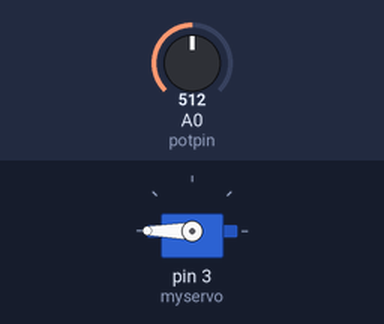
Recording of a sketch running on a simulated Arduino Uno, built with avr-gcc and run on an emulated ATmega328P. On the bench: servo. The inputs (shaded band) are chosen by the test bench; at power-on: A0 (potpin) = 512.

Above: at 1.2 s.
1.3 s: A0 (potpin) set to 306
At 2.2 s:
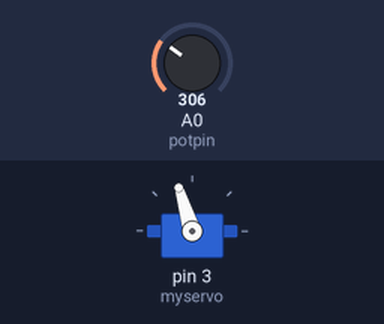
2.8 s: A0 (potpin) set to 122
At 3.1 s:
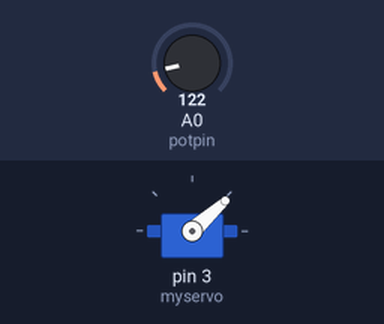
4.3 s: A0 (potpin) set to 0
At 5.5 s:
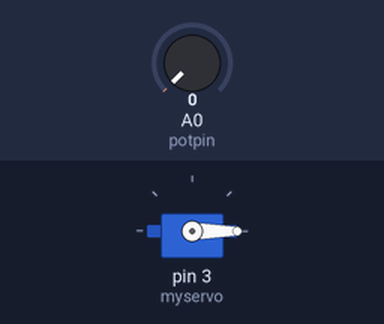
5.8 s: A0 (potpin) set to 511
At 6.6 s:
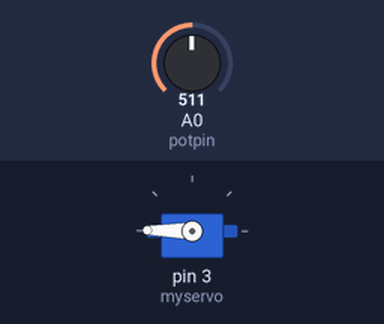
7.3 s: A0 (potpin) set to 716
At 8.0 s:
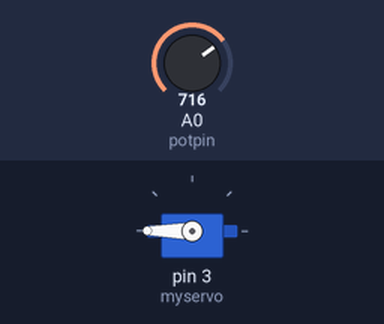
Timing chart, 0 to 9.8 s (numbered marks = the images above; inputs shaded):
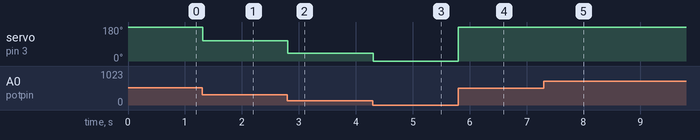

Measured:
- after the input at 1.3 s, servo on pin 3 (myservo): 180° → 107° at once
- after the input at 2.8 s, servo on pin 3 (myservo): 107° → 42° at once
- after the input at 4.3 s, servo on pin 3 (myservo): 42° → 0° at once
- after the input at 5.8 s, servo on pin 3 (myservo): 0° → 179° at once
- after the input at 7.3 s, servo on pin 3 (myservo): 179° → 180° at once

The sketch:

_360_manual.ino
```cpp
/*
 Controlling a servo position using a potentiometer (variable resistor)
 by Michal Rinott <http://people.interaction-ivrea.it/m.rinott>

 modified on 8 Nov 2013
 by Scott Fitzgerald
 http://www.arduino.cc/en/Tutorial/Knob
*/

#include <Servo.h>

Servo myservo;  // create servo object to control a servo

int potpin = 0;  // analog pin used to connect the potentiometer
int val;    // variable to read the value from the analog pin

void setup() {
  myservo.attach(3);  // attaches the servo on pin 9 to the servo object
}

void loop() {
  val = analogRead(potpin);            // reads the value of the potentiometer (value between 0 and 1023)
  val = map(val, 0, 1023, 0, 360);     // scale it to use it with the servo (value between 0 and 180)
  myservo.write(val);                  // sets the servo position according to the scaled value
  delay(15);                           // waits for the servo to get there
}                                //this code is for 180 rotation servoes manual controll
```

arm_manual_controll_overall_programm.c
```cpp
/*NOTE: Four Servos of the Robotic Arm are connected to 4 PWM Pins of Arduino
and these 4 servos are named a, b, c and d.
If you want to control servo a, then type "90a/",
where "90" is the PWM value (range is 0 - 255),
"a" means servo a and "/" is string parse delimiter.
Some other examples: 100a/ or 120b/ or 40c/ or 25d/
*/

String readString;
int x=90, y=90, z=90, p=90;
#include <Servo.h>
Servo myservoa, myservob, myservoc, myservod;

void setup()
{
  Serial.begin(9600);


  myservoa.attach(3);
  myservob.attach(5);
  myservoc.attach(6);
  myservod.attach(9);
  myservoa.write(x);
  myservob.write(y);
  myservoc.write(z);
  myservod.write(p);
}

void loop()
{
  if (Serial.available())
  {
    char m = Serial.read();
    if (m == '/')
    {
      if (readString.length() >1)
      {
        Serial.println(readString);

        int temp = readString.toInt();

          Serial.print("writing Angle: ");
          Serial.println(temp);
          if(readString.indexOf('a') >=0)
          {
            if (temp>x)
            {
              for (int i=x; i<temp; i++)
              {
                myservoa.write(i);
                delay(10);
              }
              x=temp;
            }
            else
            {
            for (int i=x; i>temp; i--)
              {
                myservoa.write(i);
                delay(30);
              }
            }
            x=temp;
         }
         //next partition
          if(readString.indexOf('b') >=0)
          {
            if (temp>y)
            {
              for (int i=y; i<temp; i++)
             { myservob.write(i);
              delay(10);
             }
              y=temp;
            }
            else
            {
            for (int i=y; i>temp; i--)
             {
              myservob.write(i);
              delay(10);
             }
              y=temp;
          }
         }
         // next partition
          if(readString.indexOf('c') >=0) //myservoc.write(n);
          {
            if (temp>z)
            {
              for (int i=z; i<temp; i++)
              {myservoc.write(i);
              delay(10);}
              z=temp;
            }
            else
            {
            for (int i=z; i>temp; i--)
             {
              myservoc.write(i);
              delay(10);
              }
              z=temp;
            }
         }
// next partition
         if(readString.indexOf('d') >=0)
          {
            if (temp>p)
            {
              for (int i=p; i<temp; i++)
              {
                myservod.write(i);
                delay(10);
              }
              p=temp;
            }
            else
            {
            for (int i=p; i>temp; i--)
              {
                myservod.write(i);
                delay(30);
              }
            }
            p=temp;
         }

       readString="";
      }
    }
    else
    {
      readString += m;
    }
  }
}
```
